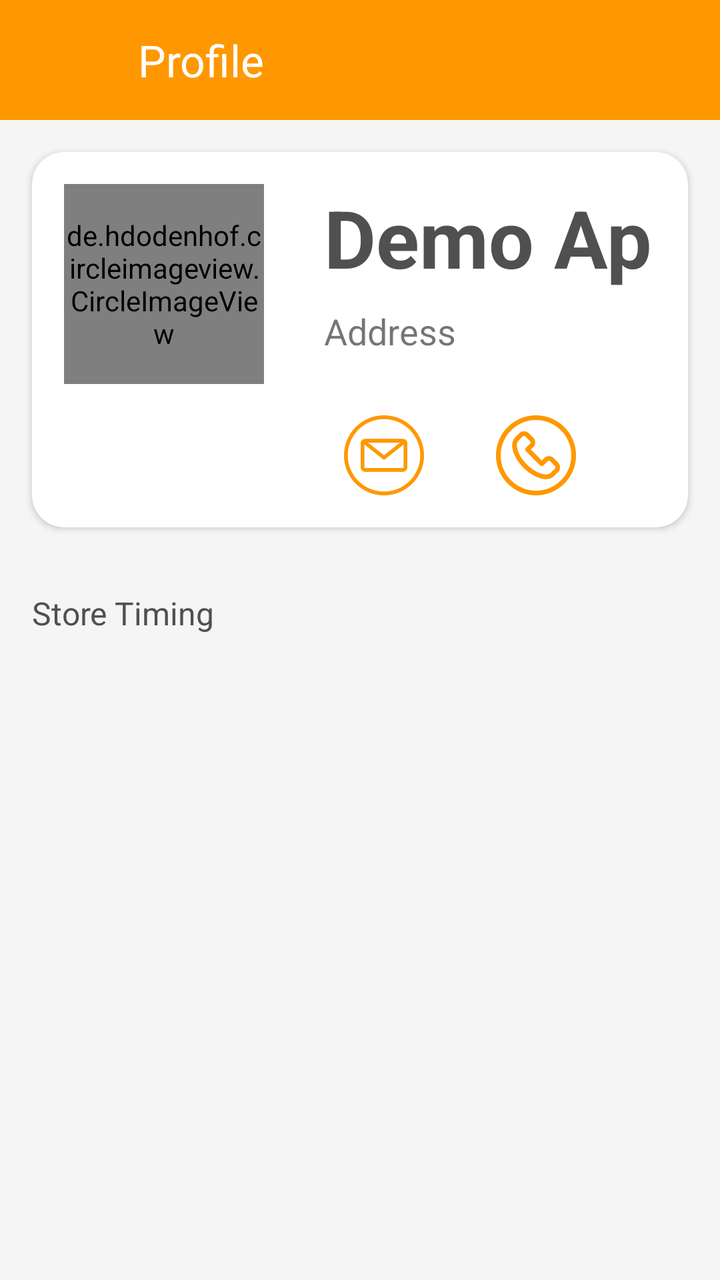
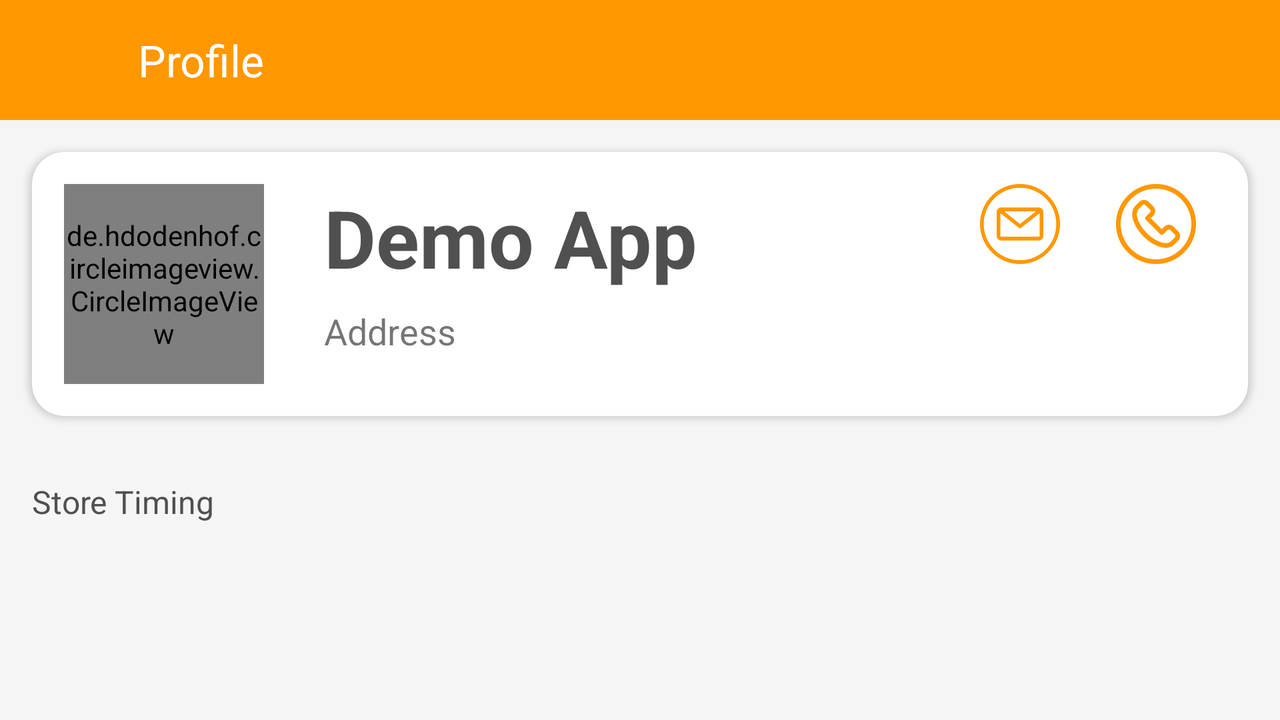

Two renders of one Android screen. The first uses the default layout on a phone; the second uses the alternative layout the repository ships for a different screen configuration, on a matching device. The two XML files are below.
<!-- AndroidManifest.xml: application theme Theme.DemoApp -->
<!-- res/layout/fragment_profile.xml -->
<?xml version="1.0" encoding="utf-8"?>
<androidx.constraintlayout.widget.ConstraintLayout
    xmlns:android="http://schemas.android.com/apk/res/android"
    android:layout_width="match_parent"
    android:layout_height="match_parent"
    android:background="@color/white_2"
    xmlns:app="http://schemas.android.com/apk/res-auto"
    xmlns:tools="http://schemas.android.com/tools">

    <androidx.constraintlayout.widget.ConstraintLayout
        android:id="@+id/topBar"
        android:paddingHorizontal="@dimen/space_l"
        android:background="@color/colorPrimary"
        app:layout_constraintTop_toTopOf="parent"
        android:orientation="horizontal"
        android:layout_width="match_parent"
        android:layout_height="@dimen/size_ml">

        <ImageView
            android:id="@+id/back"
            android:src="@drawable/ic_baseline_arrow_back_24"
            app:layout_constraintTop_toTopOf="parent"
            app:layout_constraintStart_toStartOf="parent"
            android:layout_marginEnd="@dimen/space_m"
            app:layout_constraintBottom_toBottomOf="parent"
            android:layout_width="@dimen/size_m"
            android:layout_height="@dimen/size_m"
            app:tint="@color/white" />

        <TextView
            android:text="@string/profile"
            android:textColor="@color/white"
            android:textSize="@dimen/text_h2"
            app:layout_constraintStart_toEndOf="@id/back"
            app:layout_constraintTop_toTopOf="parent"
            app:layout_constraintBottom_toBottomOf="parent"
            android:layout_margin="@dimen/space_m"
            android:layout_width="wrap_content"
            android:layout_height="wrap_content"/>

    </androidx.constraintlayout.widget.ConstraintLayout>

    <androidx.core.widget.NestedScrollView
        app:layout_constraintTop_toBottomOf="@id/topBar"
        android:layout_width="match_parent"
        android:layout_height="wrap_content">

        <LinearLayout
            android:orientation="vertical"
            android:layout_width="match_parent"
            android:layout_height="wrap_content">

            <androidx.cardview.widget.CardView
                android:id="@+id/card"
                app:cardCornerRadius="@dimen/space_l"
                android:layout_margin="@dimen/space_l"
                app:layout_constraintTop_toBottomOf="@id/topBar"
                android:layout_width="match_parent"
                android:layout_height="wrap_content">

                <androidx.constraintlayout.widget.ConstraintLayout
                    android:padding="@dimen/space_l"
                    android:layout_width="match_parent"
                    android:layout_height="wrap_content">

                    <de.hdodenhof.circleimageview.CircleImageView
                        android:id="@+id/profile"
                        app:layout_constraintTop_toTopOf="parent"
                        app:layout_constraintStart_toStartOf="parent"
                        android:src="@drawable/logo"
                        android:layout_width="@dimen/logo_size"
                        android:layout_height="@dimen/logo_size"/>

                    <TextView
                        android:id="@+id/name"
                        android:text="@string/app_name"
                        android:textColor="@color/textPrimary"
                        android:textStyle="bold"
                        android:textSize="@dimen/text_h4"
                        android:layout_marginStart="@dimen/size_s"
                        app:layout_constraintTop_toTopOf="parent"
                        app:layout_constraintStart_toEndOf="@id/profile"
                        android:layout_width="wrap_content"
                        android:layout_height="wrap_content"/>

                    <TextView
                        android:id="@+id/address"
                        android:text="@string/address"
                        android:textSize="@dimen/text_h"
                        app:layout_constraintTop_toBottomOf="@id/name"
                        app:layout_constraintStart_toEndOf="@id/profile"
                        android:layout_marginStart="@dimen/size_s"
                        android:layout_marginTop="@dimen/space_m"
                        android:layout_width="wrap_content"
                        android:layout_height="wrap_content"/>

                    <ImageView
                        android:id="@+id/phone"
                        android:src="@drawable/phone"
                        app:layout_constraintTop_toBottomOf="@id/address"
                        app:layout_constraintStart_toEndOf="@id/email"
                        android:layout_marginTop="@dimen/size_s"
                        android:layout_marginStart="@dimen/space_l"
                        android:layout_width="@dimen/size_nl"
                        android:layout_height="@dimen/size_n"/>

                    <ImageView
                        android:id="@+id/email"
                        android:src="@drawable/email"
                        android:layout_marginEnd="@dimen/space_m"
                        app:layout_constraintTop_toBottomOf="@id/address"
                        app:layout_constraintStart_toEndOf="@id/profile"
                        android:layout_margin="@dimen/size_s"
                        android:layout_width="@dimen/size_nl"
                        android:layout_height="@dimen/size_n"/>

                </androidx.constraintlayout.widget.ConstraintLayout>

            </androidx.cardview.widget.CardView>

            <TextView
                android:id="@+id/timing"
                android:textSize="@dimen/text_l"
                android:textColor="@color/textPrimary"
                app:layout_constraintStart_toStartOf="parent"
                android:layout_marginStart="@dimen/space_l"
                android:layout_marginTop="@dimen/space_l"
                android:text="@string/store_timing"
                app:layout_constraintTop_toBottomOf="@id/card"
                android:layout_width="wrap_content"
                android:layout_height="wrap_content"/>

            <androidx.recyclerview.widget.RecyclerView
                android:id="@+id/list"
                android:layout_margin="@dimen/space_m"
                app:layoutManager="androidx.recyclerview.widget.GridLayoutManager"
                app:spanCount="2"
                app:layout_constraintTop_toBottomOf="@id/timing"
                tools:itemCount="7"
                tools:listitem="@layout/item_timing"
                android:layout_width="match_parent"
                android:layout_height="wrap_content"/>

        </LinearLayout>

    </androidx.core.widget.NestedScrollView>


</androidx.constraintlayout.widget.ConstraintLayout>
<!-- res/layout/item_timing.xml (included above) -->
<?xml version="1.0" encoding="utf-8"?>
<androidx.cardview.widget.CardView
    android:layout_margin="@dimen/space_m"
    app:cardCornerRadius="@dimen/space_m"
    xmlns:android="http://schemas.android.com/apk/res/android"
    android:layout_width="match_parent"
    android:layout_height="wrap_content"
    xmlns:app="http://schemas.android.com/apk/res-auto">

    <LinearLayout
        android:padding="@dimen/space_l"
        android:orientation="vertical"
        android:layout_width="match_parent"
        android:layout_height="wrap_content">

        <TextView
            android:id="@+id/dayName"
            android:textSize="@dimen/text_n"
            android:text="@string/app_name"
            android:textColor="@color/textPrimary"
            android:layout_width="match_parent"
            android:layout_height="wrap_content"/>

        <TextView
            android:id="@+id/time"
            android:layout_marginTop="@dimen/space_m"
            android:textSize="@dimen/text_n"
            android:text="@string/app_name"
            android:textColor="@color/textPrimary"
            android:layout_width="match_parent"
            android:layout_height="wrap_content"/>

    </LinearLayout>

</androidx.cardview.widget.CardView>
<!-- resources referenced by this layout -->
<resources>
  <color name="colorPrimary">#FF9800</color>
  <color name="textPrimary">#505050</color>
  <color name="white">#FFFFFFFF</color>
  <color name="white_2">#f5f5f5</color>
  <!-- from res/values-normal/ -->
  <dimen name="logo_size">100dp</dimen>
  <dimen name="size_m">45dp</dimen>
  <dimen name="size_ml">60dp</dimen>
  <dimen name="size_n">40dp</dimen>
  <dimen name="size_nl">60dp</dimen>
  <dimen name="size_s">30dp</dimen>
  <dimen name="space_l">16dp</dimen>
  <dimen name="space_m">8dp</dimen>
  <!-- from res/values-normal/ -->
  <dimen name="text_h">18sp</dimen>
  <!-- from res/values-normal/ -->
  <dimen name="text_h2">22sp</dimen>
  <dimen name="text_h4">40sp</dimen>
  <!-- from res/values-normal/ -->
  <dimen name="text_l">16sp</dimen>
  <!-- from res/values-normal/ -->
  <dimen name="text_n">12sp</dimen>
  <!-- drawable email: png bitmap (drawable, 19143 bytes) -->
  <!-- drawable logo: png bitmap (drawable, 1738 bytes) -->
  <!-- drawable phone: png bitmap (drawable, 22062 bytes) -->
  <string name="address">Address</string>
  <string name="app_name">Demo App</string>
  <string name="profile">Profile</string>
  <string name="store_timing">Store Timing</string>
  <style name="Theme.DemoApp" parent="Theme.MaterialComponents.DayNight.NoActionBar">
          
          <item name="colorPrimary">@color/colorPrimary</item>
          <item name="colorPrimaryVariant">@color/colorPrimary</item>
          <item name="colorOnPrimary">@color/white</item>
          
          <item name="colorSecondary">@color/colorPrimary</item>
          <item name="colorSecondaryVariant">@color/colorPrimaryDark</item>
          <item name="colorOnSecondary">@color/black</item>
          
          <item name="android:statusBarColor">?attr/colorPrimaryVariant</item>
          
  
      </style>
  <color name="colorPrimaryDark">#FF5722</color>
  <color name="black">#FF000000</color>
</resources>
<!-- res/layout-land/fragment_profile.xml (the repository's variant of the layout above) -->
<!-- drawn on the phone turned sideways -->
<?xml version="1.0" encoding="utf-8"?>
<androidx.constraintlayout.widget.ConstraintLayout
    xmlns:android="http://schemas.android.com/apk/res/android"
    android:layout_width="match_parent"
    android:layout_height="match_parent"
    android:background="@color/white_2"
    xmlns:app="http://schemas.android.com/apk/res-auto"
    xmlns:tools="http://schemas.android.com/tools">

    <androidx.constraintlayout.widget.ConstraintLayout
        android:id="@+id/topBar"
        android:paddingHorizontal="@dimen/space_l"
        android:background="@color/colorPrimary"
        app:layout_constraintTop_toTopOf="parent"
        android:orientation="horizontal"
        android:layout_width="match_parent"
        android:layout_height="@dimen/size_ml">

        <ImageView
            android:id="@+id/back"
            android:src="@drawable/ic_baseline_arrow_back_24"
            app:layout_constraintTop_toTopOf="parent"
            app:layout_constraintStart_toStartOf="parent"
            android:layout_marginEnd="@dimen/space_m"
            app:layout_constraintBottom_toBottomOf="parent"
            android:layout_width="@dimen/size_m"
            android:layout_height="@dimen/size_m"
            app:tint="@color/white" />

        <TextView
            android:text="@string/profile"
            android:textColor="@color/white"
            android:textSize="@dimen/text_h2"
            app:layout_constraintStart_toEndOf="@id/back"
            app:layout_constraintTop_toTopOf="parent"
            app:layout_constraintBottom_toBottomOf="parent"
            android:layout_margin="@dimen/space_m"
            android:layout_width="wrap_content"
            android:layout_height="wrap_content"/>

    </androidx.constraintlayout.widget.ConstraintLayout>

    <androidx.core.widget.NestedScrollView
        app:layout_constraintTop_toBottomOf="@id/topBar"
        android:layout_width="match_parent"
        android:layout_height="wrap_content">

        <LinearLayout
            android:orientation="vertical"
            android:layout_width="match_parent"
            android:layout_height="wrap_content">

            <androidx.cardview.widget.CardView
                android:id="@+id/card"
                app:cardCornerRadius="@dimen/space_l"
                android:layout_margin="@dimen/space_l"
                app:layout_constraintTop_toBottomOf="@id/topBar"
                android:layout_width="match_parent"
                android:layout_height="wrap_content">

                <androidx.constraintlayout.widget.ConstraintLayout
                    android:padding="@dimen/space_l"
                    android:layout_width="match_parent"
                    android:layout_height="wrap_content">

                    <de.hdodenhof.circleimageview.CircleImageView
                        android:id="@+id/profile"
                        app:layout_constraintTop_toTopOf="parent"
                        app:layout_constraintStart_toStartOf="parent"
                        android:src="@drawable/logo"
                        android:layout_width="@dimen/logo_size"
                        android:layout_height="@dimen/logo_size"/>

                    <TextView
                        android:id="@+id/name"
                        android:text="@string/app_name"
                        android:textColor="@color/textPrimary"
                        android:textStyle="bold"
                        android:textSize="@dimen/text_h4"
                        android:layout_marginStart="@dimen/size_s"
                        app:layout_constraintTop_toTopOf="parent"
                        app:layout_constraintStart_toEndOf="@id/profile"
                        android:layout_width="wrap_content"
                        android:layout_height="wrap_content"/>

                    <TextView
                        android:id="@+id/address"
                        android:text="@string/address"
                        android:textSize="@dimen/text_h"
                        app:layout_constraintTop_toBottomOf="@id/name"
                        app:layout_constraintStart_toEndOf="@id/profile"
                        android:layout_marginStart="@dimen/size_s"
                        android:layout_marginTop="@dimen/space_m"
                        android:layout_width="wrap_content"
                        android:layout_height="wrap_content"/>

                    <ImageView
                        android:id="@+id/phone"
                        android:src="@drawable/phone"
                        app:layout_constraintTop_toTopOf="parent"
                        app:layout_constraintEnd_toEndOf="parent"
                        android:layout_width="@dimen/size_nl"
                        android:layout_height="@dimen/size_n"/>

                    <ImageView
                        android:id="@+id/email"
                        android:src="@drawable/email"
                        android:layout_marginEnd="@dimen/space_m"
                        app:layout_constraintTop_toTopOf="parent"
                        app:layout_constraintEnd_toStartOf="@id/phone"
                        android:layout_width="@dimen/size_nl"
                        android:layout_height="@dimen/size_n"/>

                </androidx.constraintlayout.widget.ConstraintLayout>

            </androidx.cardview.widget.CardView>

            <TextView
                android:id="@+id/timing"
                android:textSize="@dimen/text_l"
                android:textColor="@color/textPrimary"
                app:layout_constraintStart_toStartOf="parent"
                android:layout_marginStart="@dimen/space_l"
                android:layout_marginTop="@dimen/space_l"
                android:text="@string/store_timing"
                app:layout_constraintTop_toBottomOf="@id/card"
                android:layout_width="wrap_content"
                android:layout_height="wrap_content"/>

            <androidx.recyclerview.widget.RecyclerView
                android:id="@+id/list"
                android:layout_margin="@dimen/space_m"
                app:layoutManager="androidx.recyclerview.widget.GridLayoutManager"
                app:spanCount="3"
                app:layout_constraintTop_toBottomOf="@id/timing"
                tools:itemCount="7"
                android:clipToPadding="true"
                android:paddingBottom="150dp"
                tools:listitem="@layout/item_timing"
                android:layout_width="match_parent"
                android:layout_height="wrap_content"/>

        </LinearLayout>

    </androidx.core.widget.NestedScrollView>


</androidx.constraintlayout.widget.ConstraintLayout>
